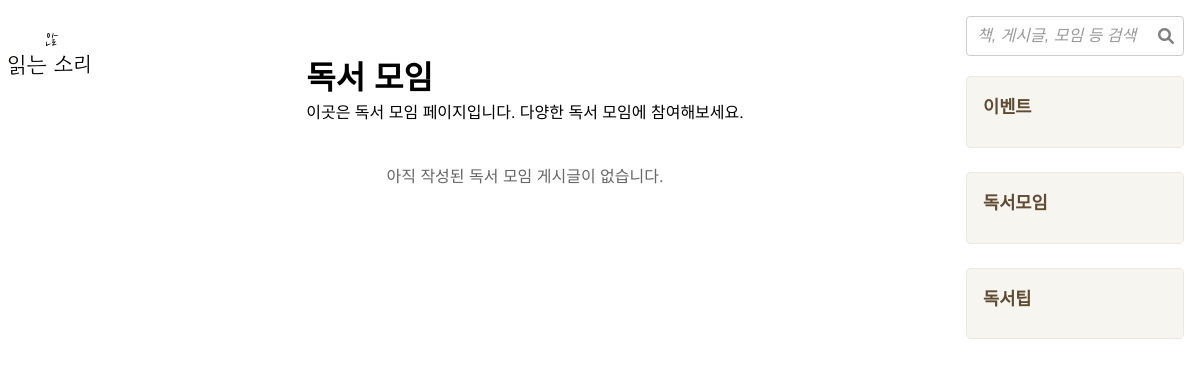
The app's page /community/reading_meeting/, older data.
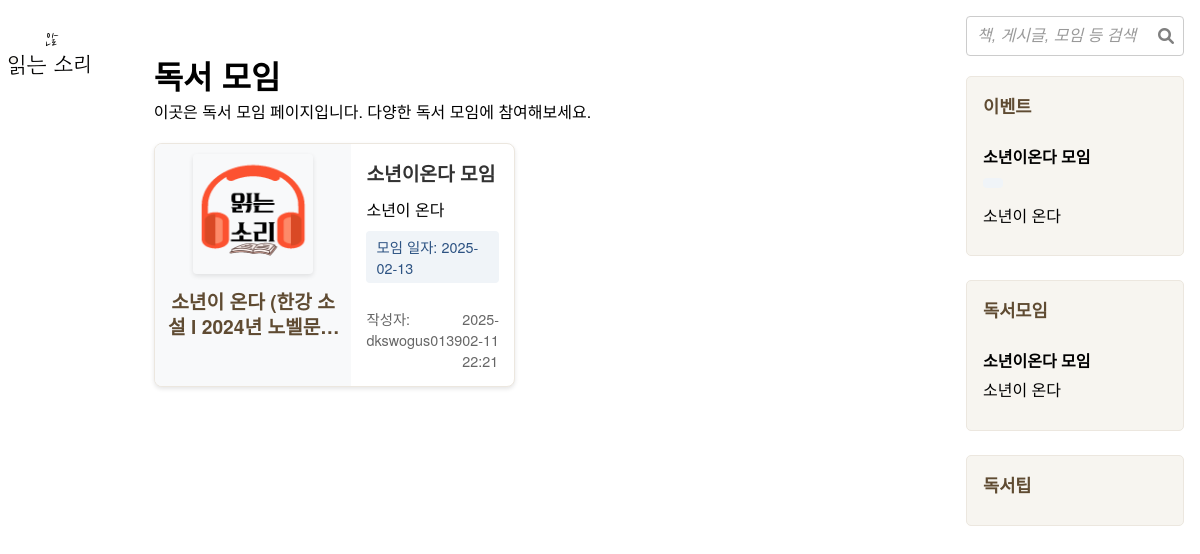
The same page, newer data.
### community/models.py (models this page shows, shortened)
class Post(models.Model):
    title       = models.CharField(max_length=200, verbose_name="제목")
    content     = models.TextField(verbose_name="내용")
    writer      = models.ForeignKey(User, on_delete=models.CASCADE, verbose_name="작성자")
    views       = models.PositiveIntegerField(default=0, verbose_name="조회수")
    postimage_set = GenericRelation(PostImage)
    created_at  = models.DateTimeField(auto_now_add=True, verbose_name="등록일")
    updated_at  = models.DateTimeField(auto_now=True, verbose_name="수정일")
    is_active   = models.BooleanField(default=True, verbose_name="활성화 여부")
    is_pinned   = models.BooleanField(default=False, verbose_name="고정 여부")
    is_deleted  = models.BooleanField(default=False, verbose_name="삭제 여부")
    is_side_bar = models.BooleanField(
        default=False,
        verbose_name="사이드바 노출 여부",
        help_text="게시글을 사이드바에 표시할지 여부를 설정합니다."
    )
    search_vector = SearchVectorField(null=True)                # 검색 기능 추가
    category = models.CharField(
        max_length=50,
        choices=PostCategory.choices,  # 선택 항목 직접 연결
        default=PostCategory.BOOK_POST,
        verbose_name="카테고리",
        help_text="게시글 유형 선택"
    )
    tags        = models.ManyToManyField('PostTag', blank=True, verbose_name="태그")
    likes = GenericRelation('Like')  # 좋아요 관계 추가
    book        = models.ForeignKey(
        'Book',
        on_delete=models.CASCADE,
        null=True,
        blank=True,
        verbose_name="책"
    )
    objects = PostManager()
    class Meta:
        abstract = True
        ordering = ['-is_pinned', '-created_at']
        indexes = [
            GinIndex(fields=['search_vector'])                 # 검색 성능 향상을 위한 인덱스
        ]

class ReadingGroupPost(Post):
    event_date = models.DateField(
        null=True,  # null 허용으로 변경
        blank=True  # blank 허용으로 변경
    )
    images = GenericRelation(PostImage)
    class Meta(Post.Meta):
        verbose_name = "독서 모임 게시글"
        verbose_name_plural = "독서 모임 게시글 목록"

class Book(models.Model):
    isbn = models.CharField(
        max_length=20,
        unique=True,
        null=True,
        blank=True,
        verbose_name="ISBN"
    )
    title = models.CharField(max_length=200, verbose_name="책 제목")
    author = models.CharField(max_length=100, blank=True, null=True, verbose_name="저자")
    publisher = models.CharField(max_length=100, blank=True, null=True, verbose_name="출판사")
    pubdate = models.CharField(max_length=20, blank=True, null=True, verbose_name="출판일(문자열)")
    thumbnail_url = models.URLField(blank=True, null=True, verbose_name="썸네일 이미지 URL")
    link = models.URLField(blank=True, null=True, verbose_name="도서 링크")
    genre = models.CharField(                                  # 오른쪽 주석: 변경된 BookGenre 모델을 참조
        max_length=50,
        choices=BookGenre.choices,  # 선택 항목 직접 연결
        default=BookGenre.ESSAY,
        verbose_name="책 장르",
        help_text="책 장르 선택"
    )
    description = models.TextField(blank=True, null=True, verbose_name="책 설명")
    priority = models.PositiveIntegerField(
        default=0,
        null=True,
        blank=True,
        verbose_name='우선순위',
        help_text='낮은 숫자가 더 높은 우선순위를 가집니다 (예: 1이 2보다 높음).'
    )
    created_at = models.DateTimeField(
        default=timezone.now,
        verbose_name="등록일"
    )
    updated_at = models.DateTimeField(auto_now=True, verbose_name="수정일")
    is_active = models.BooleanField(default=True, verbose_name="활성화 여부")
    views = models.PositiveIntegerField(default=0, verbose_name="조회수")
    likes = GenericRelation('Like')  # 좋아요 관계 추가
    comments = GenericRelation('Comment')
    is_recommended = models.BooleanField(
        default=False,
        verbose_name="추천도서 여부",
        help_text="추천도서 페이지 노출 여부"
    )
    recommendation_comment = models.CharField(
        max_length=255,
        blank=True,
        null=True,
        verbose_name="추천 코멘트",
        help_text="추천도서 페이지에 표시될 짧은 설명 (150자 이내)"
    )
    class Meta:
        ordering = ['priority', 'title']  # 우선순위 높은(숫자 낮은) 책부터 정렬 후, 제목 순
        verbose_name = "책"
        verbose_name_plural = "책 목록"

class PersonalBookEventPost(Post):
    event_start_date = models.DateTimeField(
        null=True,  # null 허용 ▶ null 허용
        blank=True, # 공백 허용 ▶ 공백 허용
        verbose_name="이벤트 시작일시"  # 이벤트 시작일시 ▶ 읽기 편한 표시
    )
    event_end_date = models.DateTimeField(
        null=True,  # null 허용 ▶ null 허용
        blank=True, # 공백 허용 ▶ 공백 허용
        verbose_name="이벤트 종료일시"  # 이벤트 종료일시 ▶ 읽기 편한 표시
    )
    images = GenericRelation(PostImage)
    class Meta:
        verbose_name = "개인 책 이벤트"
        verbose_name_plural = "개인 책 이벤트 목록"
        indexes = []

### community/views.py (the view)
# urls.py: path('reading_meeting/', views.reading_meeting, name='reading_meeting'),        # 독서 모임 뷰
def reading_meeting(request):
    posts = ReadingGroupPost.objects.all().order_by('-is_pinned', '-created_at').prefetch_related('tags')  # 고정 게시글 우선, 이후 최근 게시글 정렬
    context = {
        **get_common_context(request),
        "posts": posts
    }
    return render(request, 'community/reading_meeting.html', context)

### community/models.py (called while the page is built)
    def get_queryset(self):
        return super().get_queryset().filter(is_deleted=False, is_active=True)

### community/templates/community/reading_meeting.html (shortened to what this page needs)
{% extends "community/base.html" %}
{% load static %}
{% block content %}
  <div class="post-list-container">
    <h1>독서 모임</h1>
    <p>이곳은 독서 모임 페이지입니다. 다양한 독서 모임에 참여해보세요.</p>
    {% if posts %}
      <div class="post-grid">
        {% for post in posts %}
          <div class="post-card">
            {% if post.book %}
              <div class="book-info">
                {% if post.book.thumbnail_url %}
                  <img src="{{ post.book.thumbnail_url }}" alt="{{ post.book.title }}" class="book-thumbnail">
                {% endif %}
                <h4 class="book-title">{{ post.book.title }}</h4>
              </div>
            {% endif %}
            <div class="post-content">
              <h3>{{ post.title }}</h3>
              <p>{{ post.content|truncatechars:150 }}</p>
              {% if post.event_date %}
                <p class="event-date">모임 일자: {{ post.event_date|date:"Y-m-d" }}</p>
              {% endif %}
              <div class="post-meta">
                <span class="writer">작성자: {{ post.writer.username }}</span>
                <span class="date">{{ post.created_at|date:"Y-m-d H:i" }}</span>
              </div>
            </div>
          </div>
        {% endfor %}
      </div>
    {% else %}
      <p class="no-posts">아직 작성된 독서 모임 게시글이 없습니다.</p>
    {% endif %}
  </div>
{% endblock %}

### community/templates/community/base.html (shortened to what this page needs)
{% load static %}
<!DOCTYPE html>
<html lang="ko">
<head>
  <link rel="stylesheet" href="{% static 'community/css/style.css' %}" />
  <link
    rel="stylesheet"
    href="https://cdnjs.cloudflare.com/ajax/libs/font-awesome/6.0.0-beta3/css/all.min.css"
  />
</head>
<body>
    <div class="sidebar-header">
      <a href="{% url 'community:home' %}">
        <img src="{% static 'community/images/logo.png' %}" alt="읽는소리" class="brand-logo" />
      </a>
    </div>
  <main class="content">
    {% block content %}
    {% endblock %}
  </main>
  <aside class="sidebar right-sidebar">
    <div class="search-container" data-search-url="{% url 'community:search' %}">
      <input type="text" id="search-input" placeholder="책, 게시글, 모임 등 검색" />
      <i class="fas fa-search" id="search-icon"></i>
    </div>
    <div class="sidebar-section">
        <h2>이벤트</h2>
        <div class="event-list">
            {% for event in sidebar.events %}
            <div class="event-item">
                <h4>{{ event.title }}</h4>
                <p class="event-date">{{ event.event_date|date:"Y.m.d" }}</p>
                <p class="event-content">{{ event.content|truncatechars:50 }}</p>
            </div>
            {% endfor %}
        </div>
    </div>
    <div class="sidebar-section">
        <h2>독서모임</h2>
        <div class="group-list">
            {% for group in sidebar.reading_groups %}
            <div class="group-item">
                <h4>{{ group.title }}</h4>
                <p class="group-content">{{ group.content|truncatechars:50 }}</p>
            </div>
            {% endfor %}
        </div>
    </div>
    <div class="sidebar-section">
        <h2>독서팁</h2>
    </div>
  </aside>
</body>
</html>

### community/static/community/css/style.css (style rules this page uses)
* { margin: 0; padding: 0; box-sizing: border-box; }
body { display: flex; min-height: 100vh; justify-content: center; font-family: "Helvetica Neue", Helvetica, Arial, sans-serif; background-color: #ffffff; }
.sidebar { width: 250px; background-color: #F7F5F0; padding: 1rem; border-right: 2px solid #d8c9b7; display: flex; flex-direction: column; justify-content: space-between; transition: width 0.3s ease; overflow-x: hidden; }
.sidebar-header { text-align: center; padding: 0.5rem 0; margin-bottom: 0.5rem; }
.brand-logo { max-width: 100px; height: auto; display: block; margin: 0 auto; background-color: transparent; }
.sidebar.right-sidebar { border-right: none; background-color: #ffffff; display: flex; flex-direction: column; justify-content: flex-start; width: 250px; padding: 1rem; transition: all 0.3s ease; opacity: 1; transform: translateX(0); }
.sidebar-section { background-color: #f7f5f0; border: 1px solid #ece7df; border-radius: 5px; padding: 1rem; margin-bottom: 1.5rem; transition: transform 0.2s; }
.sidebar-section h2 { margin-bottom: 0.8rem; color: #5f4b32; font-size: 1.1rem; font-weight: 600; }
.event-item, .group-item, .tip-item { padding: 0.8rem 0; border-bottom: 1px solid #ece7df; }
.event-item:last-child, .group-item:last-child, .tip-item:last-child { border-bottom: none; }
.event-date, .meeting-time, .tip-category { font-size: 0.85rem; color: #7f6e58; margin: 0.3rem 0; }
.book-thumbnail { max-width: 200px; height: auto; margin: 0 auto 15px; display: block; border-radius: 8px; box-shadow: 0 2px 5px rgba(0,0,0,0.1); }
.content { flex: 1; padding: 1rem 2rem; display: flex; flex-direction: column; max-width: 1200px; }
.post-card { width: 100%; height: auto; min-height: 200px; display: flex; background-color: #fcfaf7; border: 1px solid #ece7df; border-radius: 8px; box-shadow: 0 2px 4px rgba(0,0,0,0.1); overflow: hidden; position: relative; }
.post-card { width: 100%; }
.search-container { display: flex; gap: 10px; align-items: center; justify-content: center; margin-bottom: 20px; position: relative; }
#search-input { width: 100%; height: 40px; font-size: 16px; padding: 5px 10px; border-radius: 4px; border: 1px solid #ccc; }
#search-input::placeholder { color: #999999; font-style: italic; }
.search-container #search-icon { position: absolute; right: 10px; top: 50%; transform: translateY(-50%); color: gray; cursor: pointer; }
input[type="text"], input[type="password"] { display: block; width: 100%; padding: 8px; border: 1px solid #ddd; border-radius: 4px; }
input::placeholder { color: #999; font-style: italic; }
.post-list-container { padding: 20px; max-width: 1200px; margin: 0 auto; }
.post-grid { display: grid; grid-template-columns: repeat(auto-fill, minmax(300px, 1fr)); gap: 20px; margin-top: 20px; }
.post-card { background: #fff; border-radius: 8px; box-shadow: 0 2px 4px rgba(0, 0, 0, 0.1); overflow: hidden; transition: transform 0.2s ease; }
.book-info { padding: 10px; background: #f8f9fa; text-align: center; }
.book-thumbnail { max-width: 120px; height: auto; border-radius: 4px; }
.book-title { margin: 10px 0; font-size: 1rem; color: #333; }
.post-content { padding: 15px; }
.post-content h3 { margin: 0 0 10px; font-size: 1.2rem; color: #333; }
.post-meta { display: flex; justify-content: space-between; margin-top: 15px; font-size: 0.9rem; color: #666; }
.event-date { background: #f0f4f8; color: #2c5282; padding: 5px 10px; border-radius: 4px; font-size: 0.9rem; margin: 10px 0; display: inline-block; }
.post-card .event-date { margin-top: 10px; font-weight: 500; }
.book-title { font-size: 1.2rem; color: #5f4b32; margin-bottom: 0.5rem; line-height: 1.3; display: -webkit-box; -webkit-line-clamp: 2; -webkit-box-orient: vertical; overflow: hidden; }
.search-container { position: relative; }
.search-container input { width: 100%; padding-right: 40px; }

Row changes from the older to the newer data that the page shows:
added ReadingGroupPost: book "소년이 온다 (한강 소설 l…", title "소년이온다 모임", content "소년이 온다", event_date "2025-02-13", writer.username "dkswogus0139", created_at "2025-02-11 22:21"
added PersonalBookEventPost: title "소년이온다 모임", content "소년이 온다"
Text that changed along with them:
text no longer shown: "아직 작성된 독서 모임 게시글이 없습니다."
